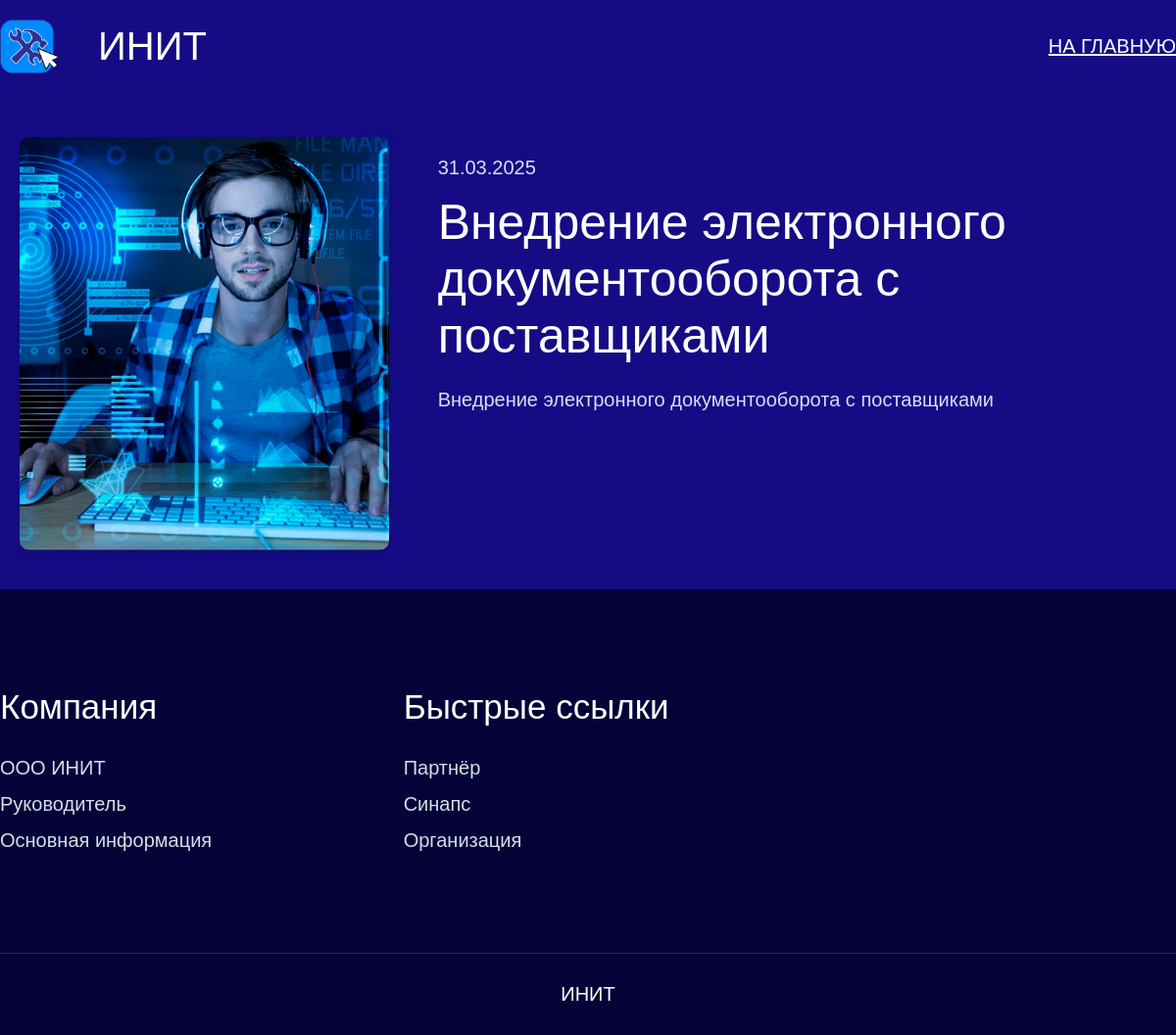
The page /news/2 on the database its author committed.
### news/models.py (models this page shows, shortened)
class Article(models.Model):
    title = models.CharField(max_length = 150)
    content = models.TextField()
    date = models.DateTimeField(auto_now_add=True, verbose_name='Дата создания')
    image = models.ImageField(upload_to='images/')

### news/views.py (the view)
# urls.py: path('news/<int:id>', views.paper, name='paper'),
def paper(request, id):
    paper = Article.objects.get(id=id)
    return render(request, "paper.html", {"paper": paper})

### news/templates/paper.html (shortened to what this page needs)
{% load static %}
<!DOCTYPE html>
<html lang="en">
<head>
    <link rel="stylesheet" href="{% static 'css/base.css' %}">
    <link rel="stylesheet" href="{% static 'css/new.css' %}">
    <link rel="stylesheet" href="{% static 'css/mobile_paper.css' %}">
</head>
<body>
    <header class="header" id="main">
        <div class="head">
            <div class="logo">
                <img src="{% static 'images/logo.png' %}" alt="logo">
                <h1>ИНИТ</h1>
            </div>
            <a href="{% url 'main_page' %}">НА ГЛАВНУЮ</a>
        </div>
    </header>
    <div class="new_block">
        <div class="new_container">
            <div class="image_wrapper">
                <img src="{{ paper.image.url }}" alt="Статья">
            </div>
            <div class="text_wrapper">
                <p class="new_date">{{ paper.date|date:"d.m.Y" }}</p>
                <h2 class="new_title">{{ paper.title }}</h2>
                <div class="new_content">{{ paper.content }}</div>
            </div>
        </div>
    </div>
    <div class="darkest" id="contacts">
        <div class="contacts">
            <div class="contact_list">
                <p class="contact_name">Компания</p>
                <a href="https://www.audit-it.ru/contragent/1226600016092_ooo-init?utm_source=chatgpt.com" class="word contact_text">ООО ИНИТ</a>
                <a href="https://rusprofiles.com/init-1226600016092/" class="word contact_text">Руководитель</a>
                <a href="https://companies.rbc.ru/id/1226600016092-ooo-init/?utm_source=chatgpt.com" class="word contact_text">Основная информация</a>
            </div>
            <div class="contact_list">
                <p class="contact_name">Быстрые ссылки</p>
                <a href="https://dobrotsen.ru/" class="word contact_text">Партнёр</a>
                <a href="https://synapsenet.ru/organizacii/1226600016092-ooo-init?utm_source=chatgpt.com" class="word contact_text">Синапс</a>
                <a href="https://www.list-org.com/company/13342910" class="word contact_text">Организация</a>
            </div>
            <div class="contact_list"></div>
        </div>
    </div>
    <footer><span>ИНИТ</span></footer>
</body>
</html>

### static/css/base.css (style rules this page uses)
* { margin: 0; padding: 0; box-sizing: border-box; font-family: Arial, "Helvetica Neue", Helvetica, sans-serif; color: white; font-size: 20px; font-weight: normal; transition: 0.6s; }
.word { line-height: 30px; color: rgb(214, 222, 231); }
body { width: 100%; max-width: 1200px; background-color: rgb(21, 12, 133); margin: 0 auto; }
header { width: 100%; background-color: rgb(21, 12, 133); position: fixed; top: 0; left: 0; padding-top: 20px; padding-bottom: 10px; }
.head { max-width: 1200px; margin: 0 auto; display: flex; align-items: center; gap: 20px; justify-content: space-between; }
h1 { font-size: 40px; cursor: pointer; }
.logo { display: flex; gap: 40px; align-items: center; }
.logo img { cursor: pointer; width: 60px; }
.darkest { width: 100vw; margin-left: calc((100% - 100vw) / 2); background-color: rgb(4, 2, 55); padding-top: 100px; padding-bottom: 100px; }
.contacts { max-width: 1200px; margin: 0 auto; display: flex; gap: 35px; }
.contact_list { width: 100%; display: flex; flex-direction: column; gap: 7px; }
.contact_name { font-size: 35px; padding-bottom: 20px; }
.contact_text { text-decoration: none; }
footer { width: 100vw; margin-left: calc((100% - 100vw) / 2); background-color: rgb(4, 2, 55); padding-top: 30px; padding-bottom: 30px; text-align: center; border-top: solid 1px rgb(39, 36, 84); }

### static/css/new.css (style rules this page uses)
.new_block { display: flex; flex-direction: column; gap: 20px; padding: 100px 0; }
.head a { color: white; }
.new_date { color: rgb(214, 222, 231); }
.new_title { font-size: 50px; }
body { padding-top: 100px; }
.new_block { padding: 40px 20px; max-width: 1200px; margin: 0 auto; }
.new_container { display: grid; grid-template-columns: 1fr 2fr; gap: 30px; align-items: start; }
.image_wrapper { max-width: 500px; margin: 0 auto; }
.image_wrapper img { width: 100%; height: auto; display: block; border-radius: 10px; box-shadow: 0 2px 10px rgba(0,0,0,0.1); }
.text_wrapper { padding: 20px; }
.new_date { color: #d6def7; margin-bottom: 15px; }
.new_title { font-size: 2.5rem; margin-bottom: 20px; color: white; }
.new_content { line-height: 1.6; color: #d6def7; white-space: pre-line; }

### rows shown on the page
Article: image (picture), date "31.03.2025", title "Внедрение электронного документооборота с поставщиками", content "Внедрение электронного документооборота с поставщиками"
